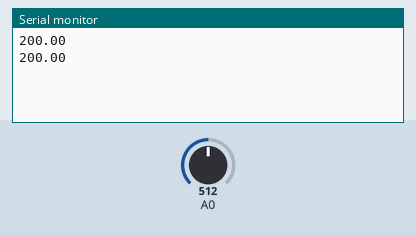
This sketch was run on a simulated Arduino Uno, built with avr-gcc and run on an emulated ATmega328P. Shown: the last lines printed to the serial monitor. Inputs (shaded band) come from the test bench; at power-on: A0 = 512.

Above: at 1.8 s.
1.9 s: A0 set to 716
At 2.8 s:
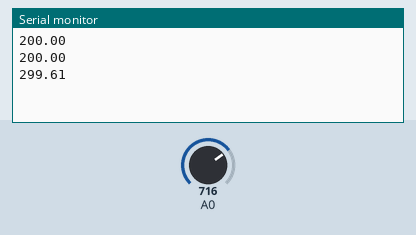
3.4 s: A0 set to 900
At 4.8 s:
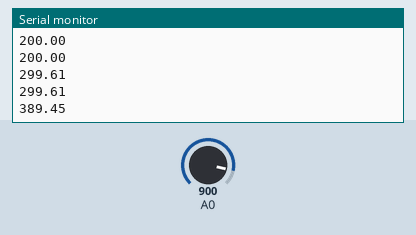
Timing chart, 0 to 6.4 s (numbered marks = the images above; inputs shaded):
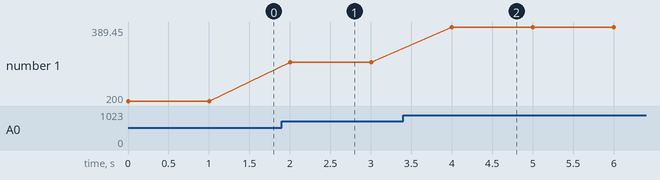

Measured:
- after the input at 1.9 s, the serial monitor: prints a new line after 0.10 s (image 1)
- after the input at 3.4 s, the serial monitor: prints a new line after 0.60 s (image 2)
- plotted number 1: 200 → 299.61 after the input at 1.9 s, 299.61 → 389.45 after the input at 3.4 s

The sketch:

temperature.ino
```cpp
//offset voltage:- 0.5v
//10mv=0.01v =1°C


void setup() {
  // put your setup code here, to run once:
pinMode(A0,INPUT);
Serial.begin(9600);
}
void loop() {
  // put your main code here, to run repeatedly:
int value= analogRead(A0);
float voltage= value*5.0/1024;
float temp=(voltage-0.5)*100;

Serial.println(temp);
delay(1000);
}
```
